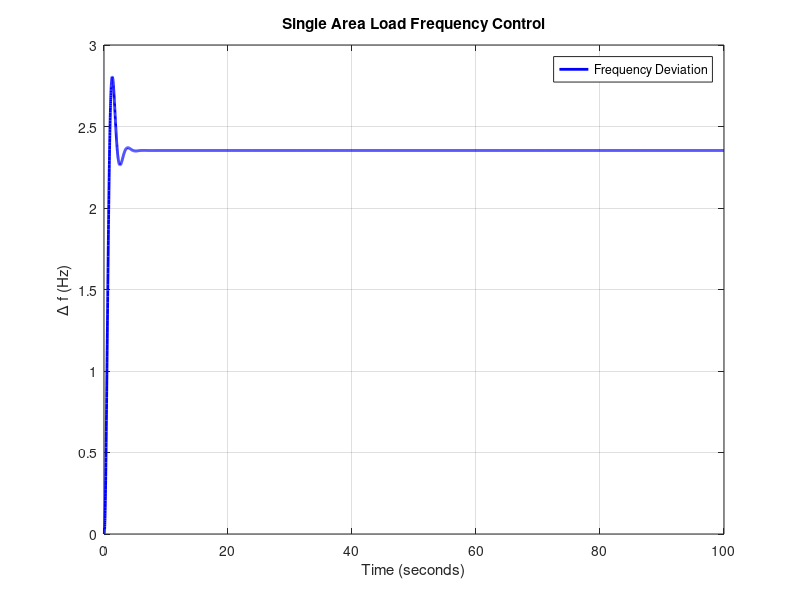

Reproduce this figure in MATLAB. (Note: this script raises an error after producing the figure.)
clc;
clear;
close all;

% Governor Parameters
Tg = 0.08;          % Governor time constant (s)
R  = 2.4;           % Speed regulation (Hz/pu MW)

% Turbine Parameters
Tt = 0.3;           % Turbine time constant (s)

% Generator-Load Parameters
Tp = 20;            % Power system time constant (s)
Kp = 120;           % Power system gain

%% Governor Transfer Function
Gg = tf(1,[Tg 1]);

%% Turbine Transfer Function
Gt = tf(1,[Tt 1]);

%% Generator-Load Transfer Function
Gp = tf(Kp,[Tp 1]);

%% Open Loop Transfer Function
Gol = series(Gg,Gt);
Gol = series(Gol,Gp);

%% Closed Loop Transfer Function
H = tf(1/R);

Gcl = feedback(Gol,H);

disp('Closed Loop Transfer Function:')
Gcl;

%% Time Vector
t = 0:0.01:100;

%% Step Load Disturbance
[y,t] = step(Gcl,t);

%% Plot Frequency Deviation
figure;
plot(t,y,'b','LineWidth',2);
grid on;
xlabel('Time (seconds)');
ylabel('\Delta f (Hz)');
title('Single Area Load Frequency Control');
legend('Frequency Deviation');

%% Step Information
disp('Performance Parameters')
stepinfo(Gcl)

%% Bode Plot
figure;
bode(Gcl);
grid on;
title('Bode Plot');

%% Root Locus
figure;
rlocus(Gcl);
grid on;
title('Root Locus');

%% Pole Zero Map
figure;
pzmap(Gcl);
grid on;
title('Pole Zero Map');

%% Impulse Response
figure;
impulse(Gcl);
grid on;
title('Impulse Response');

%% Nyquist Plot
figure;
nyquist(Gcl);
grid on;
title('Nyquist Plot');
